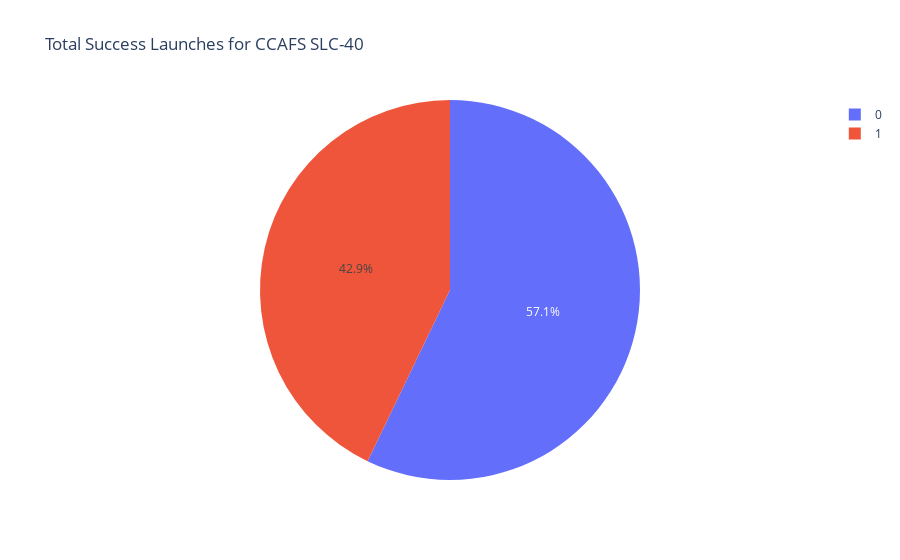

Write notebook code for a chart like this one.
### Code cell
#piechart ('ALL')
#piechart('KSC LC-39A')
piechart('CCAFS SLC-40')

### Figure 1 — Plotly figure (JSON) as saved in the notebook; plotly's stock layout.template omitted (floating-point values rounded to 4 significant figures)
{"data": [{"domain": {"x": [0, 1], "y": [0, 1]}, "hovertemplate": "class=%{label}<br>count=%{value}<extra></extra>", "labels": [1, 1, 0, 0, 0, 1, 0], "legendgroup": "", "name": "", "showlegend": true, "type": "pie", "values": [3, 3, 3, 3, 3, 3, 3]}], "layout": {"legend": {"tracegroupgap": 0}, "title": {"text": "Total Success Launches for CCAFS SLC-40"}}}
